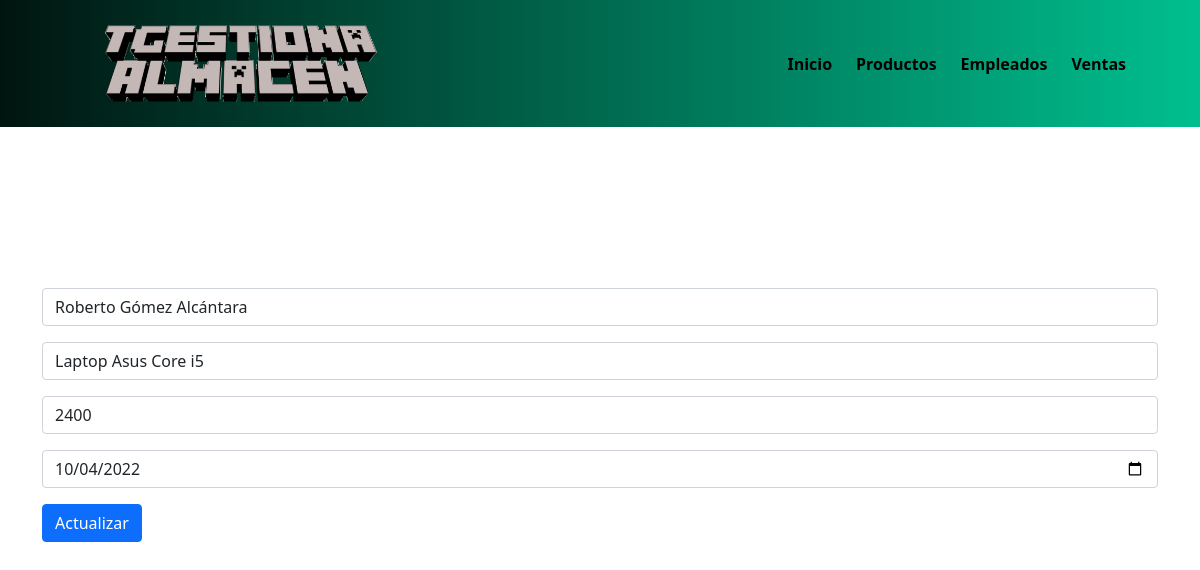
Screenshot of /ventas/editar.php?id=1 with the database file from the repository.
### tables this page shows
CREATE TABLE `ventas` (
  `id_venta` int(11) NOT NULL,
  `nombre_cliente` varchar(100) NOT NULL,
  `descripcion` text NOT NULL,
  `total` int(11) NOT NULL,
  `fecha` date NOT NULL
);

### ventas/editar.php (the view, shortened to what this page needs)
<?php
    include("../config.php");
$id=$_GET['id'];
$sql="SELECT * FROM ventas WHERE id_venta='$id'";
$query=mysqli_query($conn,$sql);
$row=mysqli_fetch_array($query);
?>
<!DOCTYPE html>
<html lang="en">
    <head>
        <link rel="stylesheet" href="../css/estilos.css?<?=date('Y-m-d H:i:s')?>">
        <link href="https://cdn.jsdelivr.net/npm/bootstrap@5.0.0-beta1/dist/css/bootstrap.min.css" rel="stylesheet">
    </head>
    <header>
    <div class="container">
        <img src="../img/logo.png" id="logo">
        <nav>
            <a href="../index.php">Inicio</a>
            <a href="../productos/productos.php">Productos</a>
            <a href="../empleados/empleados.php">Empleados</a>
            <a href="ventas.php">Ventas</a>
        </nav>
    </div>
</header>
<br><br><br><br><br><br><br><br><br><br>
    <body>
                <div class="container mt-5">
                    <form action="update.php" method="POST">
                                <input type="text" class="form-control mb-3" name="nombre_cliente" placeholder="Nombre de Cliente" value="<?php echo $row['nombre_cliente']  ?>">
                                <input type="text" class="form-control mb-3" name="descripcion" placeholder="Descripcion De Compra" value="<?php echo $row['descripcion']  ?>">
                                <input type="text" class="form-control mb-3" name="total" placeholder="Total" value="<?php echo $row['total']  ?>">
                                <input type="date" class="form-control mb-3" name="fecha" placeholder="Fecha de Compra" value="<?php echo $row['fecha']  ?>">
                            <input type="submit" class="btn btn-primary btn-block" value="Actualizar">
                    </form>
                </div>
    </body>
</html>

### css/estilos.css (style rules this page uses)
header { position: fixed; width: 100%; background: #00bf8f; background: -webkit-linear-gradient(to right, #001510, #00bf8f); background: linear-gradient(to right, #001510, #00bf8f); }
.container img { width: 85%; height: auto; padding: 15px 25px; }
header .container { display: flex; flex-direction: column; align-items: center; }
header nav { display: flex; flex-direction: column; text-align: center; padding-bottom: 25px ; }
header a { padding: 5px 12px; text-decoration: none; font-weight: bold; color: black; }
@media (min-width: 720px) { header { position: fixed; width: 100%; background: #00bf8f; background: -webkit-linear-gradient(to right, #001510, #00bf8f); background: linear-gradient(to right, #001510, #00bf8f); } }
@media (min-width: 720px) { header .container { flex-direction: row; justify-content: space-between; } }
@media (min-width: 720px) { header nav { flex-direction: row; padding-bottom: 0; padding-right: 20px; } }
@media (min-width: 720px) { .container img { width: 35%; height: auto; padding: 25px 35px; } }

### rows the page displays
ventas: nombre_cliente "Roberto Gómez Alcántara", descripcion "Laptop Asus Core i5", total "2400", fecha "10/04/2022"
